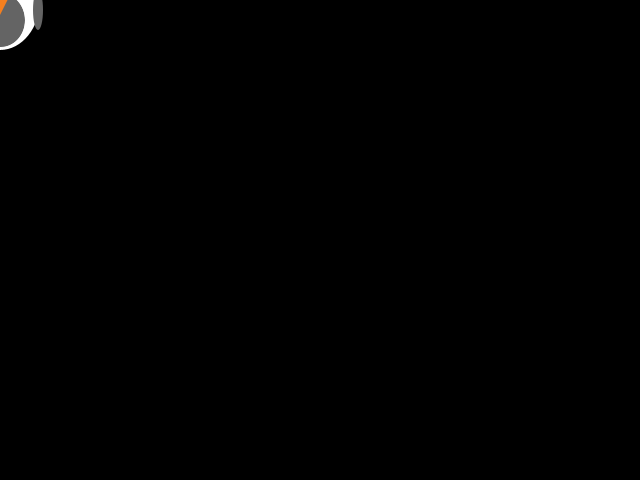
Frame 1 (no input)
Frame 60 (the mouse pressed at the canvas centre just before this capture): identical to frame 1, image omitted
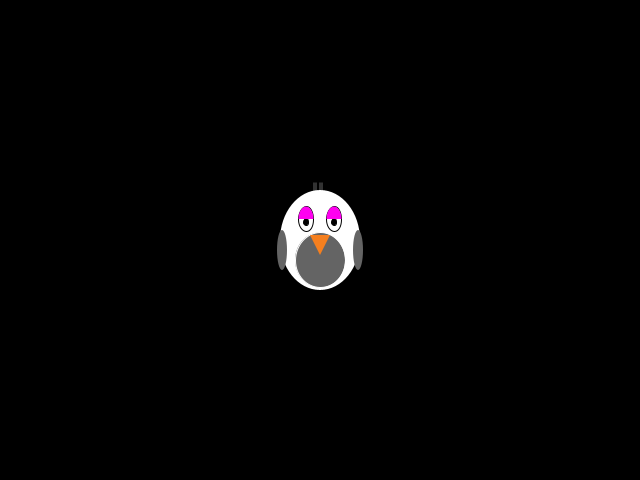
Frame 120 (the mouse held since frame 60 and released just before this capture)

The Processing sketch that drew these frames (run headless with seeded random() and noise(); from frame 60 on, the mouse is pressed at the canvas centre):

// Processing sketch: processing_49091
// ── processing_49091.pde

void setup() {
size(640,480);
frameRate(30);
}

void draw() {

background (0,0,0);
  
//modes
ellipseMode(CENTER);
rectMode(CENTER);

//hair
fill(100);
noStroke();
rect(mouseX,mouseY-50,1,15);

//hair
fill(100);
noStroke();
rect(mouseX+2,mouseY-50,1,15);

//hair
fill(100);
noStroke();
rect(mouseX-4,mouseY-50,1,15);

//hair
fill(100);
noStroke();
rect(mouseX-6,mouseY-50,1,15);


//body 
smooth();
fill(255);
ellipseMode(CENTER);
ellipse(mouseX,mouseY,80,100);

//belly 
fill(100);
stroke(255);
ellipse(mouseX,mouseY+20,50,55);

//right arm 
fill(100);
noStroke();
ellipse(mouseX-38,mouseY+10,10,40);

//left arm 
fill(100);
noStroke();
ellipse(mouseX+38,mouseY+10,10,40);


//right eye 
fill(255);
stroke(0);
ellipse(mouseX-14,mouseY-21,15,25);

//left eye 
fill(255);
stroke(0);
ellipse(mouseX+14,mouseY-21,15,25);

//right eye 
fill(0);
stroke(0);
ellipse(mouseX-14,mouseY-18,5,7);

//left eye 
fill(0);
stroke(0);
ellipse(mouseX+14,mouseY-18,5,7);

//beak 
fill(245,127,30);
noStroke();
triangle(mouseX-10,mouseY-5,mouseX+10,mouseY-5,mouseX,mouseY+15);

//eyelid 
fill(mouseX,0,mouseY);
noStroke();
arc(mouseX-14,mouseY-21,15,25,PI,TWO_PI);

//eyelid 
fill(mouseX,0,mouseY);
noStroke();
arc(mouseX+14,mouseY-21,15,25,PI,TWO_PI);
}
